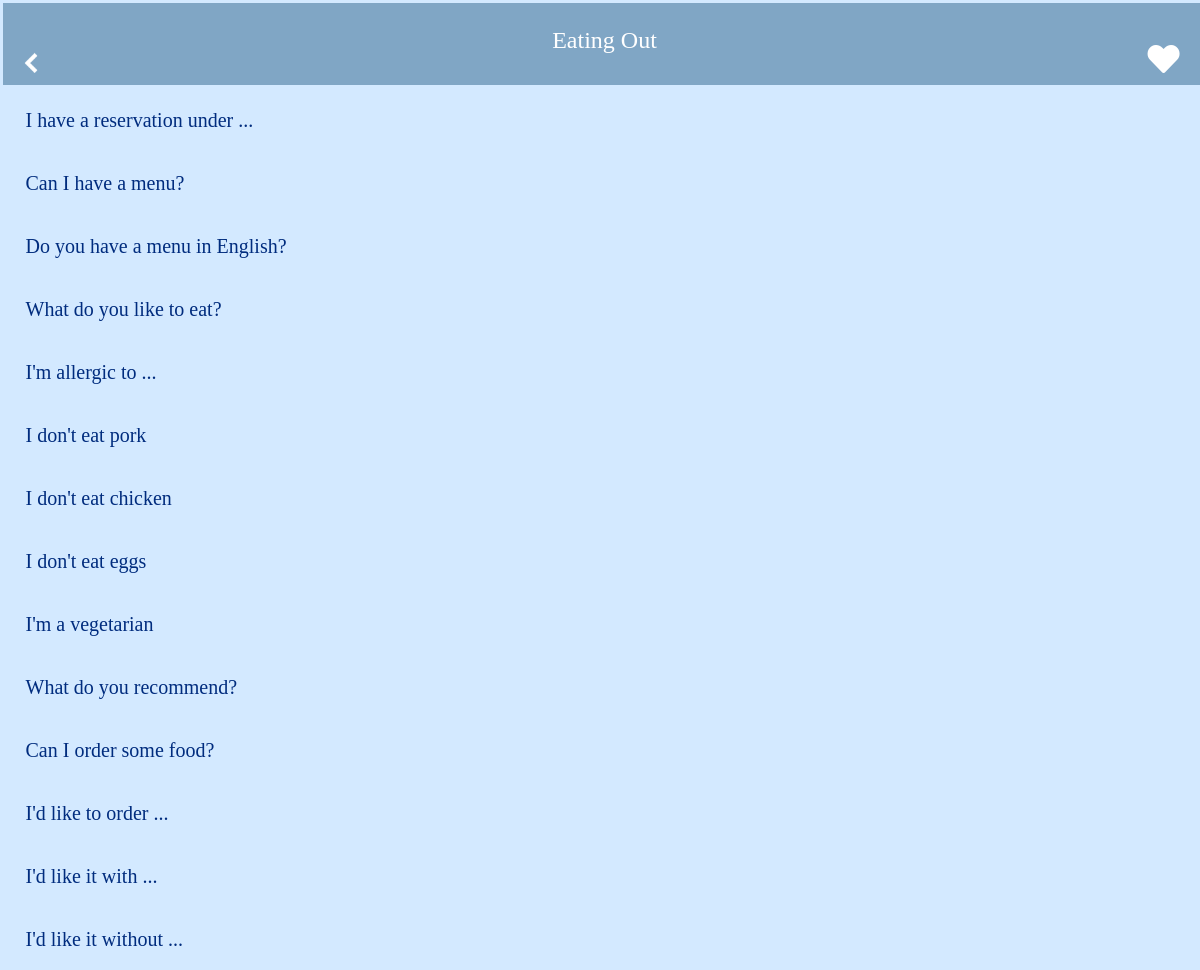
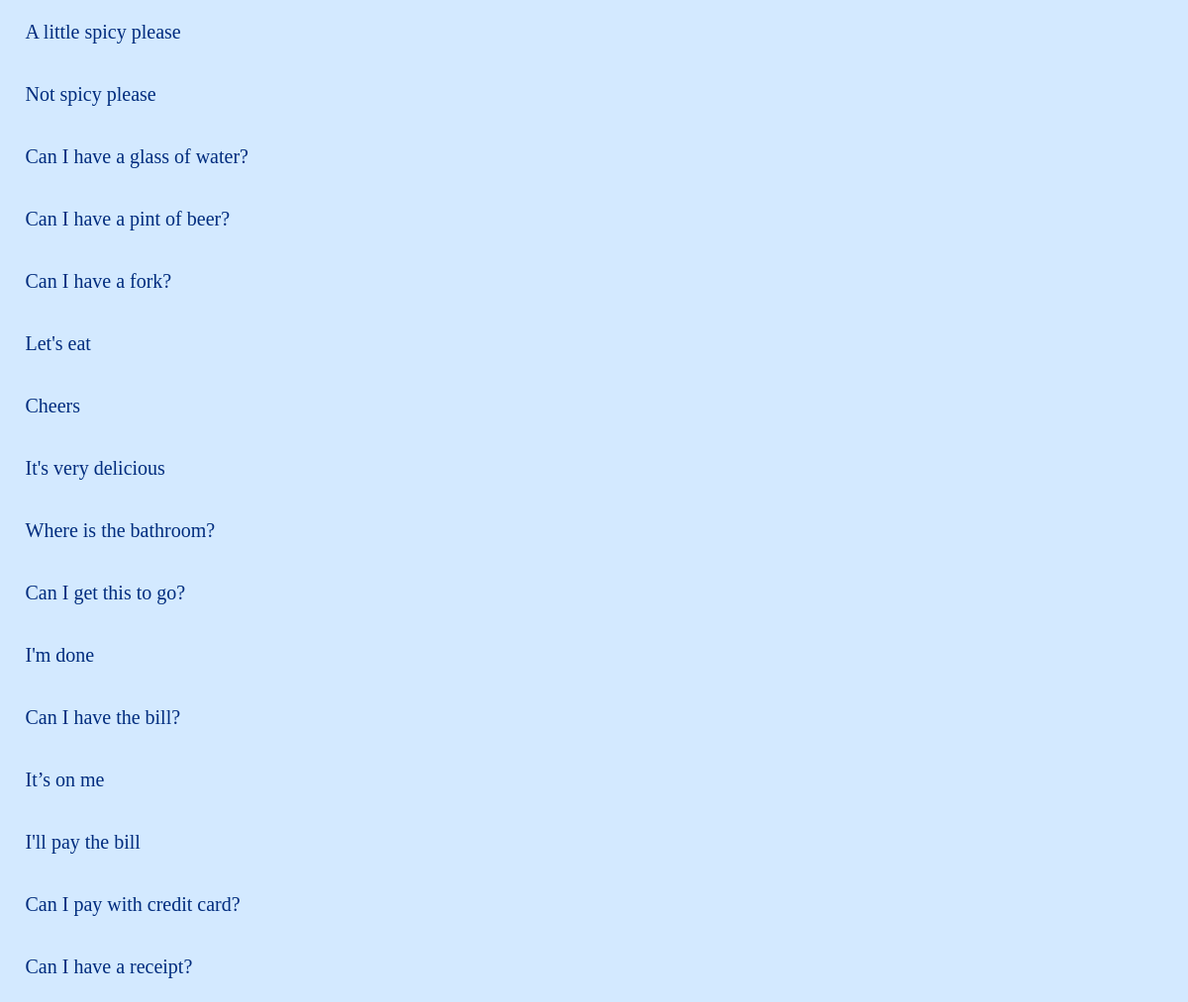
Page /scene_3 on the committed database (2 pictures, top to bottom).
### tables this page shows
CREATE TABLE "eatingout" (
	"id"	INTEGER,
	"english"	TEXT,
	"japanese"	TEXT,
	"pronunciation"	TEXT,
	PRIMARY KEY("id" AUTOINCREMENT)
);

### app.py (the view)
@app.route("/scene_3")
def scene_3():
    conn = sqlite3.connect("scene_words.db")
    c = conn.cursor()
    word_info = []
    c.execute(
        'SELECT id, english, japanese, pronunciation from eatingout ORDER BY id')
    for row in c.fetchall():
        word_info.append(
            {"id": row[0], "english": row[1], "japanese": row[2], "pronunciation": row[3]})
    c.close()
    print(word_info)
    return render_template("scene_3.html", html_word_info=word_info)

### templates/scene_3.html (shortened to what this page needs)
{% extends 'scene_base.html' %} {% block content %}
<body>
  <header>
    <div class="header_container">
      <div class="title1">
        <h3>Eating Out</h3>
      </div>
      <div class="title2">
        <div class="like">
        <a href="/bookmark"><i id="like_icon" class="fas fa-heart fa-2x"></i></a>
        </div>
      </div>
      <div class="title3">
        <div class="back_icon">
          <a href="/"><img src="/static/img/back1.png"></a>
        </div>
      </div>
    </div>
  </header>
  <article>
    {% for item in html_word_info %}
    <ul class="menu">
      <li class="menu__item">
        <a class="menu__item__link js-menu__item__link" href="">{{item["english"]}}</a>
      </li>
    </ul>
    {% endfor %}
  </article>
</body>
{% endblock %}

### static/style_scene.css (style rules this page uses)
html, body, div, span, applet, object, iframe, h1, h2, h3, h4, h5, h6, p, blockquote, pre, a, abbr, acronym, address, big, cite, code, del, dfn, em, img, ins, kbd, q, s, samp, small, strike, strong, sub, sup, tt, var, b, u, i, center, dl, dt, dd, ol, ul, li, fieldset, form, label, legend, table, caption, tbody, tfoot, thead, tr, th, td, article, aside, canvas, details, embed, figure, figcaption, footer, header, hgroup, menu, nav, output, ruby, section, summary, time, mark, audio, video { margin: 0; padding: 1.5px; border: 0; font-size: 100%; font: inherit; vertical-align: baseline; }
article, aside, details, figcaption, figure, footer, header, hgroup, menu, nav, section { display: block; }
body { line-height: 1; }
ol, ul { list-style: none; }
html { overflow-y: scroll; }
header { background-color: #80A6C5; width: 100%; position: fixed; z-index: 99; text-align: center; }
header h3 { color: white; font-size: 24px; padding-top: 20px; }
article { margin-top: 84px; }
.back_icon { color: #fff; position: fixed; top: 50px; left: 16px; }
.back_icon a img { height: 20px; width: 20px; }
.menu__item { background: #d3e9ff; color: white; cursor: pointer; display: block; margin-bottom: 1px; position: relative; border-bottom-color: #22669e; }
.menu__item__link { color: rgb(0, 44, 126); display: block; padding: 18px; font-size: 20px; text-decoration: none; }
.like { color: #fff; position: fixed; top: 40px; right: 16px; }
#like_icon { color: #fff; }
body { background-color: #d3e9ff; }
.header_container { display: flex; height: 76px; justify-content: space-around; }
.title1 { order: 2; }
.title2 { order: 3; }

### rows in the picture
eatingout: english "I have a reservation under ..."
eatingout: english "Can I have a menu?"
eatingout: english "Do you have a menu in English?"
eatingout: english "What do you like to eat?"
eatingout: english "I'm allergic to ..."
eatingout: english "I don't eat pork"
eatingout: english "I don't eat chicken"
eatingout: english "I don't eat eggs"
eatingout: english "I'm a vegetarian"
eatingout: english "What do you recommend?"
eatingout: english "Can I order some food?"
eatingout: english "I'd like to order ..."
eatingout: english "I'd like it with ..."
eatingout: english "I'd like it without ..."
eatingout: english "A little spicy please"
eatingout: english "Not spicy please"
eatingout: english "Can I have a glass of water?"
eatingout: english "Can I have a pint of beer?"
eatingout: english "Can I have a fork?"
eatingout: english "Let's eat"
eatingout: english "Cheers"
eatingout: english "It's very delicious"
eatingout: english "Where is the bathroom?"
eatingout: english "Can I get this to go?"
eatingout: english "I'm done"
eatingout: english "Can I have the bill?"
eatingout: english "It’s on me"
eatingout: english "I'll pay the bill"
eatingout: english "Can I pay with credit card?"
eatingout: english "Can I have a receipt?"
